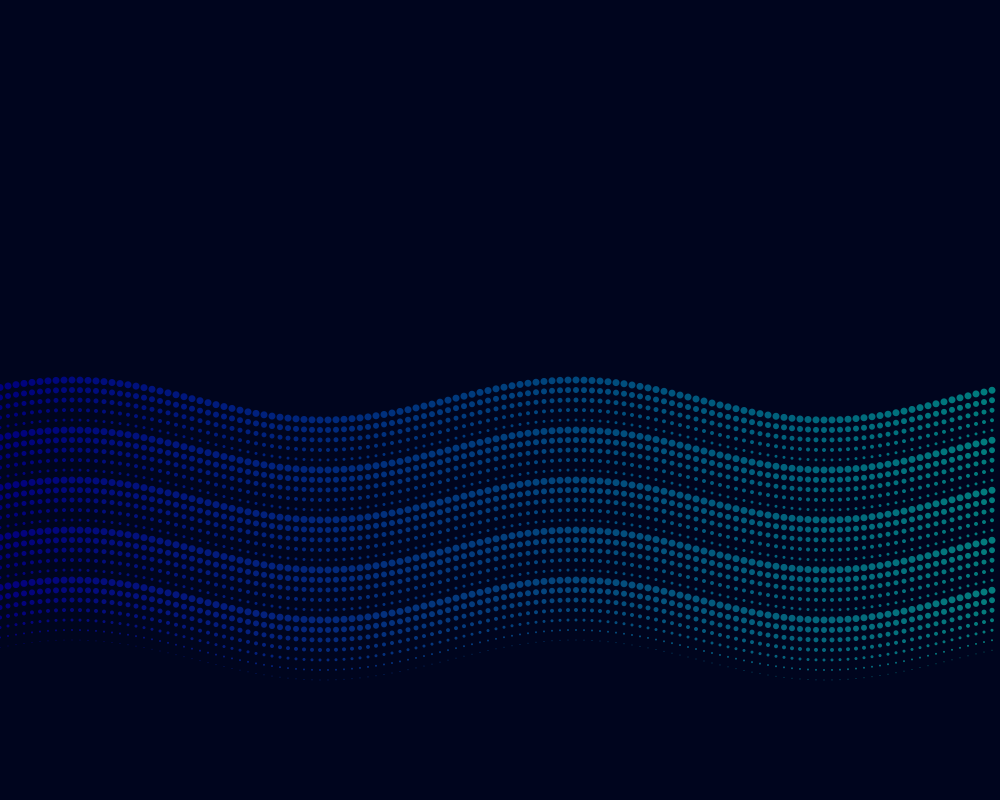
Frame 1 (no input)
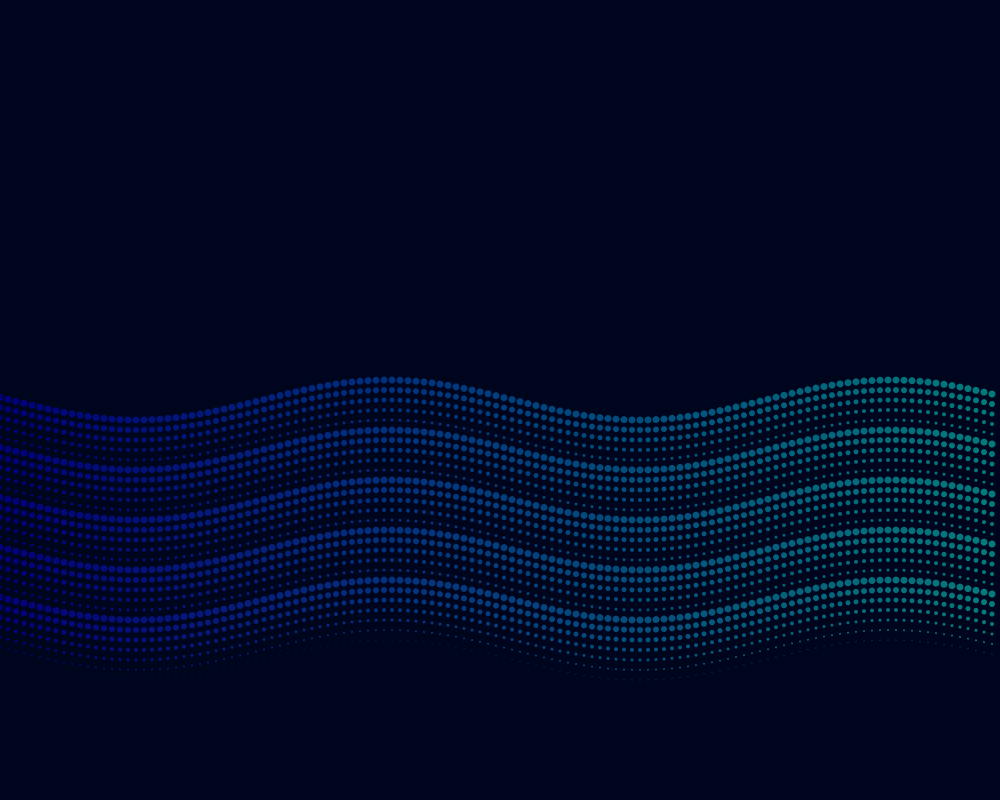
Frame 60 (the mouse pressed at the canvas centre just before this capture)
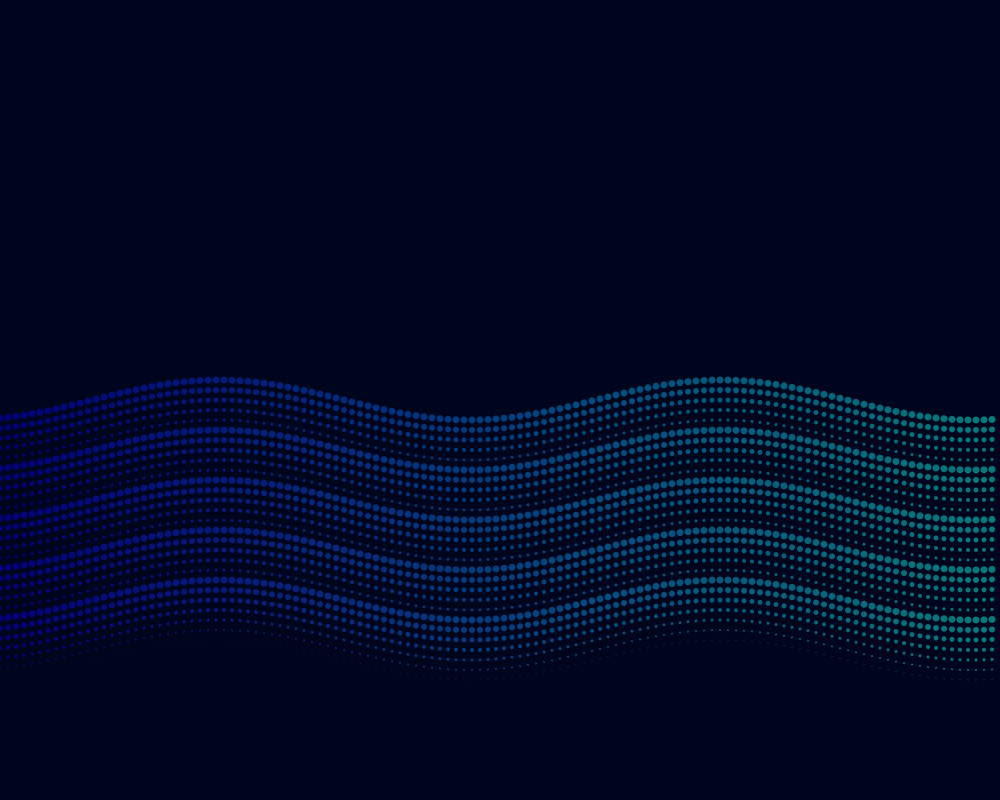
Frame 120 (the mouse held since frame 60 and released just before this capture)

The Processing sketch that drew these frames (run headless with seeded random() and noise(); from frame 60 on, the mouse is pressed at the canvas centre):

// Processing sketch: processing_1614
// ── processing_1614.pde

Waves waves;

void setup(){
  size(1000, 800);
  smooth();
  noStroke();
  
  waves = new Waves();
}

void draw(){
  background(0,5,30);
  
  waves.draw();
  if( frameCount%10==0){
    waves.update(); 
  }
}

class Waves
{  
  int totalWaves = 5;
  Wave[] waves;
  int xspacing= 8;
  int w;

  Waves(){   
    w = width;    
    // create the waves
    waves = new Wave[totalWaves];
    int i; 
    float period = 10;
    for(i=0; i<totalWaves; i++){
      float phase = .1;
      waves[i] = new Wave(period, phase, 20.0, 800.0, 0.0, new float[w/xspacing]);
      waves[i].yoffset = i*50;
      waves[i].dx = (TWO_PI / waves[i].period) * xspacing;
    }
    
  }  
  
  void draw(){
    calculate();
    render();    
  } 
  
  void calculate(){
    int j, i, n;
    float x;    
    // waves
    for(j=0; j<totalWaves; j++){
      n = waves[j].yvalues.length;
      // yvals for each wave
      for(i=0; i<n; i++){        
        waves[j].theta += waves[j].phase;
        x = waves[j].theta;        
        waves[j].yvalues[i] = sin(x) * waves[j].amplitude;
        x += waves[j].dx;        
      }       
    }
    
  }
  
  void render(){
    float radius = 5;
    float x, y, h, w, oldY;
    int j, i, n;
    // waves
    for(j=0; j<totalWaves; j++){      
      n = waves[j].yvalues.length;
      // yvalues
      for(i=0; i<n; i++){  
        x = i * xspacing;        
        y = (waves[j].yoffset + (height/2)) + waves[j].yvalues[i];      
        fill(j,i,n);
        ellipse(x, y, 7, 7); 
        ellipse(x, y+10, 6, 6); 
        ellipse(x, y+20, 5, 5); 
        ellipse(x, y+30, 4, 4); 
        ellipse(x, y+40, 3, 3); 
        ellipse(x, y+50, 2, 2); 
        ellipse(x, y+60, 1, 1); 
      } // end yvals loop
    }// end waves loop
  }
  
  void update(){
    //*
    int j;
    for(j=0; j<totalWaves; j++){   
      //waves[j].amplitude = random(50)+10;
      //waves[j].phase += random(.2)-.25;
    }
    //*/
  }
  
  
}

class Wave
{
  public float phase;
  public float theta;
  public float amplitude;
  public float period;
  public float dx;
  public float yoffset = 0;
  public float[] yvalues;
  
  Wave(float theta, float phase, float amplitude, float period, float dx, float[] yvalues){
    this.phase = phase;
    this.theta = theta;
    this.amplitude = amplitude;
    this.period = period;
    this.dx = dx;
    this.yvalues = yvalues;
  } 
}

class Point
{
  public float x, y;  
  Point(float x, float y) {
    this.x=x;
    this.y=y;
  } 
}
